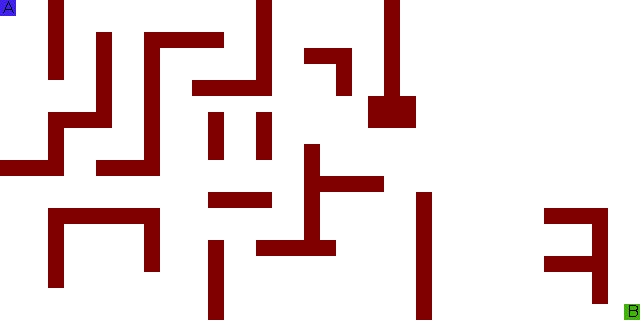

Below is a game level as drawn by its tile map, then a one-line description and the .tmx file that defines it, in full:
An orthogonal 40x20 tile map with 16x16 px tiles, 2 tile layers (background, collisions).

<map version="1.10" tiledversion="1.11.2" orientation="orthogonal" renderorder="right-down" width="40" height="20" tilewidth="16" tileheight="16" infinite="0" nextlayerid="3" nextobjectid="1">
 <tileset firstgid="1" source="terrain_sprite.tsx" />
 <layer id="1" name="background" width="40" height="20">
  <properties>
   <property name="renderOnLayer" value="background" />
  </properties>
  <data encoding="csv">
3,2,2,1,2,2,2,2,2,2,2,2,2,2,2,2,1,2,2,2,2,2,2,2,1,2,2,2,2,2,2,2,2,2,2,2,2,2,2,2,
2,2,2,1,2,2,2,2,2,2,2,2,2,2,2,2,1,2,2,2,2,2,2,2,1,2,2,2,2,2,2,2,2,2,2,2,2,2,2,2,
2,2,2,1,2,2,1,2,2,1,1,1,1,1,2,2,1,2,2,2,2,2,2,2,1,2,2,2,2,2,2,2,2,2,2,2,2,2,2,2,
2,2,2,1,2,2,1,2,2,1,2,2,2,2,2,2,1,2,2,1,1,1,2,2,1,2,2,2,2,2,2,2,2,2,2,2,2,2,2,2,
2,2,2,1,2,2,1,2,2,1,2,2,2,2,2,2,1,2,2,2,2,1,2,2,1,2,2,2,2,2,2,2,2,2,2,2,2,2,2,2,
2,2,2,2,2,2,1,2,2,1,2,2,1,1,1,1,1,2,2,2,2,1,2,2,1,2,2,2,2,2,2,2,2,2,2,2,2,2,2,2,
2,2,2,2,2,2,1,2,2,1,2,2,2,2,2,2,2,2,2,2,2,2,2,1,1,1,2,2,2,2,2,2,2,2,2,2,2,2,2,2,
2,2,2,1,1,1,1,2,2,1,2,2,2,1,2,2,1,2,2,2,2,2,2,1,1,1,2,2,2,2,2,2,2,2,2,2,2,2,2,2,
2,2,2,1,2,2,2,2,2,1,2,2,2,1,2,2,1,2,2,2,2,2,2,2,2,2,2,2,2,2,2,2,2,2,2,2,2,2,2,2,
2,2,2,1,2,2,2,2,2,1,2,2,2,1,2,2,1,2,2,1,2,2,2,2,2,2,2,2,2,2,2,2,2,2,2,2,2,2,2,2,
1,1,1,1,2,2,1,1,1,1,2,2,2,2,2,2,2,2,2,1,2,2,2,2,2,2,2,2,2,2,2,2,2,2,2,2,2,2,2,2,
2,2,2,2,2,2,2,2,2,2,2,2,2,2,2,2,2,2,2,1,1,1,1,1,2,2,2,2,2,2,2,2,2,2,2,2,2,2,2,2,
2,2,2,2,2,2,2,2,2,2,2,2,2,1,1,1,1,2,2,1,2,2,2,2,2,2,1,2,2,2,2,2,2,2,2,2,2,2,2,2,
2,2,2,1,1,1,1,1,1,1,2,2,2,2,2,2,2,2,2,1,2,2,2,2,2,2,1,2,2,2,2,2,2,2,1,1,1,1,2,2,
2,2,2,1,2,2,2,2,2,1,2,2,2,2,2,2,2,2,2,1,2,2,2,2,2,2,1,2,2,2,2,2,2,2,2,2,2,1,2,2,
2,2,2,1,2,2,2,2,2,1,2,2,2,1,2,2,1,1,1,1,1,2,2,2,2,2,1,2,2,2,2,2,2,2,2,2,2,1,2,2,
2,2,2,1,2,2,2,2,2,1,2,2,2,1,2,2,2,2,2,2,2,2,2,2,2,2,1,2,2,2,2,2,2,2,1,1,1,1,2,2,
2,2,2,1,2,2,2,2,2,2,2,2,2,1,2,2,2,2,2,2,2,2,2,2,2,2,1,2,2,2,2,2,2,2,2,2,2,1,2,2,
2,2,2,2,2,2,2,2,2,2,2,2,2,1,2,2,2,2,2,2,2,2,2,2,2,2,1,2,2,2,2,2,2,2,2,2,2,1,2,2,
2,2,2,2,2,2,2,2,2,2,2,2,2,1,2,2,2,2,2,2,2,2,2,2,2,2,1,2,2,2,2,2,2,2,2,2,2,2,2,4
</data>
 </layer>
 <layer id="2" name="collisions" width="40" height="20">
  <properties>
   <property name="renderOnLayer" value="background" />
  </properties>
  <data encoding="csv">
0,0,0,5,0,0,0,0,0,0,0,0,0,0,0,0,5,0,0,0,0,0,0,0,5,0,0,0,0,0,0,0,0,0,0,0,0,0,0,0,
0,0,0,5,0,0,0,0,0,0,0,0,0,0,0,0,5,0,0,0,0,0,0,0,5,0,0,0,0,0,0,0,0,0,0,0,0,0,0,0,
0,0,0,5,0,0,5,0,0,5,5,5,5,5,0,0,5,0,0,0,0,0,0,0,5,0,0,0,0,0,0,0,0,0,0,0,0,0,0,0,
0,0,0,5,0,0,5,0,0,5,0,0,0,0,0,0,5,0,0,5,5,5,0,0,5,0,0,0,0,0,0,0,0,0,0,0,0,0,0,0,
0,0,0,5,0,0,5,0,0,5,0,0,0,0,0,0,5,0,0,0,0,5,0,0,5,0,0,0,0,0,0,0,0,0,0,0,0,0,0,0,
0,0,0,0,0,0,5,0,0,5,0,0,5,5,5,5,5,0,0,0,0,5,0,0,5,0,0,0,0,0,0,0,0,0,0,0,0,0,0,0,
0,0,0,0,0,0,5,0,0,5,0,0,0,0,0,0,0,0,0,0,0,0,0,5,5,5,0,0,0,0,0,0,0,0,0,0,0,0,0,0,
0,0,0,5,5,5,5,0,0,5,0,0,0,5,0,0,5,0,0,0,0,0,0,5,5,5,0,0,0,0,0,0,0,0,0,0,0,0,0,0,
0,0,0,5,0,0,0,0,0,5,0,0,0,5,0,0,5,0,0,0,0,0,0,0,0,0,0,0,0,0,0,0,0,0,0,0,0,0,0,0,
0,0,0,5,0,0,0,0,0,5,0,0,0,5,0,0,5,0,0,5,0,0,0,0,0,0,0,0,0,0,0,0,0,0,0,0,0,0,0,0,
5,5,5,5,0,0,5,5,5,5,0,0,0,0,0,0,0,0,0,5,0,0,0,0,0,0,0,0,0,0,0,0,0,0,0,0,0,0,0,0,
0,0,0,0,0,0,0,0,0,0,0,0,0,0,0,0,0,0,0,5,5,5,5,5,0,0,0,0,0,0,0,0,0,0,0,0,0,0,0,0,
0,0,0,0,0,0,0,0,0,0,0,0,0,5,5,5,5,0,0,5,0,0,0,0,0,0,5,0,0,0,0,0,0,0,0,0,0,0,0,0,
0,0,0,5,5,5,5,5,5,5,0,0,0,0,0,0,0,0,0,5,0,0,0,0,0,0,5,0,0,0,0,0,0,0,5,5,5,5,0,0,
0,0,0,5,0,0,0,0,0,5,0,0,0,0,0,0,0,0,0,5,0,0,0,0,0,0,5,0,0,0,0,0,0,0,0,0,0,5,0,0,
0,0,0,5,0,0,0,0,0,5,0,0,0,5,0,0,5,5,5,5,5,0,0,0,0,0,5,0,0,0,0,0,0,0,0,0,0,5,0,0,
0,0,0,5,0,0,0,0,0,5,0,0,0,5,0,0,0,0,0,0,0,0,0,0,0,0,5,0,0,0,0,0,0,0,5,5,5,5,0,0,
0,0,0,5,0,0,0,0,0,0,0,0,0,5,0,0,0,0,0,0,0,0,0,0,0,0,5,0,0,0,0,0,0,0,0,0,0,5,0,0,
0,0,0,0,0,0,0,0,0,0,0,0,0,5,0,0,0,0,0,0,0,0,0,0,0,0,5,0,0,0,0,0,0,0,0,0,0,5,0,0,
0,0,0,0,0,0,0,0,0,0,0,0,0,5,0,0,0,0,0,0,0,0,0,0,0,0,5,0,0,0,0,0,0,0,0,0,0,0,0,0
</data>
 </layer>
</map>